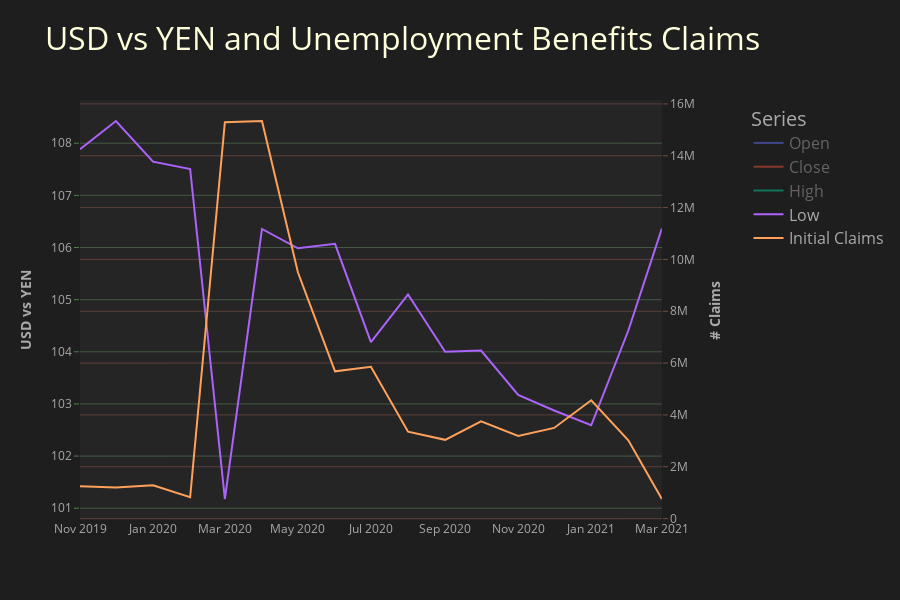

The code cell stored with this chart in its notebook:
### Markdown cell above
### Adding the Trace of the External Data to the Secondary Axes

### Code cell
fig.add_trace(
    go.Scatter(
        x=df_claims_slice['dt_end_offset'],
        y=df_claims_slice['ic'],
        name='Initial Claims',
        mode='lines'
    ),
    secondary_y=True, #  This tells Plotly which axis we are addressing to add the trace to.
)

fig.update_layout(
    title_text='USD vs YEN and Unemployment Benefits Claims',
    legend_x=1.08,
)

fig.update_yaxes(
    secondary_y=True, #  Same here to configure aesthetics.
    title_text="<b># Claims</b>",
    title_font_color='rgb(169, 169, 169)',

    showgrid=True,
    zeroline=False,

    gridcolor='rgba(214, 120, 101, 0.3)',
    ticks='outside',
    tickcolor='rgba(214, 120, 101, 0.5)',
    tickfont_color='rgb(169, 169, 169)',
)

fig.show()

### Figure 1 — Plotly figure (JSON) as saved in the notebook; plotly's stock layout.template omitted (floating-point values rounded to 4 significant figures)
{"data": [{"mode": "lines", "name": "Open", "type": "scatter", "visible": "legendonly", "x": ["2019-11-01T00:00:00", "2019-12-01T00:00:00", "2020-01-01T00:00:00", "2020-02-01T00:00:00", "2020-03-01T00:00:00", "2020-04-01T00:00:00", "2020-05-01T00:00:00", "2020-06-01T00:00:00", "2020-07-01T00:00:00", "2020-08-01T00:00:00", "2020-09-01T00:00:00", "2020-10-01T00:00:00", "2020-11-01T00:00:00", "2020-12-01T00:00:00", "2021-01-01T00:00:00", "2021-02-01T00:00:00", "2021-03-01T00:00:00"], "y": [108.0, 109.5, 108.7, 108.4, 107.5, 107.5, 107.1, 107.7, 107.9, 105.8, 105.9, 105.5, 104.5, 104.3, 103.1, 104.8, 106.5]}, {"mode": "lines", "name": "Close", "type": "scatter", "visible": "legendonly", "x": ["2019-11-01T00:00:00", "2019-12-01T00:00:00", "2020-01-01T00:00:00", "2020-02-01T00:00:00", "2020-03-01T00:00:00", "2020-04-01T00:00:00", "2020-05-01T00:00:00", "2020-06-01T00:00:00", "2020-07-01T00:00:00", "2020-08-01T00:00:00", "2020-09-01T00:00:00", "2020-10-01T00:00:00", "2020-11-01T00:00:00", "2020-12-01T00:00:00", "2021-01-01T00:00:00", "2021-02-01T00:00:00", "2021-03-01T00:00:00"], "y": [109.5, 108.7, 108.3, 108.1, 107.5, 107.1, 107.8, 107.9, 105.9, 105.9, 105.4, 104.7, 104.3, 103.3, 104.7, 106.6, 110.3]}, {"mode": "lines", "name": "High", "type": "scatter", "visible": "legendonly", "x": ["2019-11-01T00:00:00", "2019-12-01T00:00:00", "2020-01-01T00:00:00", "2020-02-01T00:00:00", "2020-03-01T00:00:00", "2020-04-01T00:00:00", "2020-05-01T00:00:00", "2020-06-01T00:00:00", "2020-07-01T00:00:00", "2020-08-01T00:00:00", "2020-09-01T00:00:00", "2020-10-01T00:00:00", "2020-11-01T00:00:00", "2020-12-01T00:00:00", "2021-01-01T00:00:00", "2021-02-01T00:00:00", "2021-03-01T00:00:00"], "y": [109.7, 109.7, 110.3, 112.2, 111.7, 109.4, 108.1, 109.8, 108.2, 107.0, 106.5, 106.1, 105.7, 104.8, 104.9, 106.7, 110.4]}, {"mode": "lines", "name": "Low", "type": "scatter", "visible": true, "x": ["2019-11-01T00:00:00", "2019-12-01T00:00:00", "2020-01-01T00:00:00", "2020-02-01T00:00:00", "2020-03-01T00:00:00", "2020-04-01T00:00:00", "2020-05-01T00:00:00", "2020-06-01T00:00:00", "2020-07-01T00:00:00", "2020-08-01T00:00:00", "2020-09-01T00:00:00", "2020-10-01T00:00:00", "2020-11-01T00:00:00", "2020-12-01T00:00:00", "2021-01-01T00:00:00", "2021-02-01T00:00:00", "2021-03-01T00:00:00"], "y": [107.9, 108.4, 107.6, 107.5, 101.2, 106.4, 106.0, 106.1, 104.2, 105.1, 104.0, 104.0, 103.2, 102.9, 102.6, 104.4, 106.4]}, {"mode": "lines", "name": "Initial Claims", "type": "scatter", "x": ["2019-11-01T00:00:00", "2019-12-01T00:00:00", "2020-01-01T00:00:00", "2020-02-01T00:00:00", "2020-03-01T00:00:00", "2020-04-01T00:00:00", "2020-05-01T00:00:00", "2020-06-01T00:00:00", "2020-07-01T00:00:00", "2020-08-01T00:00:00", "2020-09-01T00:00:00", "2020-10-01T00:00:00", "2020-11-01T00:00:00", "2020-12-01T00:00:00", "2021-01-01T00:00:00", "2021-02-01T00:00:00", "2021-03-01T00:00:00"], "xaxis": "x", "y": [1251564, 1203863, 1288679, 822927, 15295555, 15341344, 9503121, 5681192, 5860264, 3353848, 3038049, 3748472, 3187648, 3497685, 4565467, 3022965, 755646], "yaxis": "y2"}], "layout": {"height": 600, "legend": {"font": {"color": "rgb(169, 169, 169)", "size": 16}, "title": {"font": {"color": "rgb(169, 169, 169)", "size": 20}, "text": "Series"}, "x": 1.08}, "paper_bgcolor": "rgb(30, 30, 30)", "plot_bgcolor": "rgb(37, 37, 38)", "title": {"font": {"color": "rgb(255, 255, 219)", "size": 32}, "text": "USD vs YEN and Unemployment Benefits Claims"}, "width": 900, "xaxis": {"anchor": "y", "domain": [0, 0.94], "showgrid": false, "tickfont": {"color": "rgb(169, 169, 169)"}}, "yaxis": {"anchor": "x", "domain": [0, 1], "gridcolor": "rgba(137, 209, 133, 0.3)", "tickcolor": "rgba(137, 209, 133, 0.5)", "tickfont": {"color": "rgb(169, 169, 169)"}, "ticks": "outside", "title": {"font": {"color": "rgb(169, 169, 169)"}, "text": "<b>USD vs YEN</b>"}}, "yaxis2": {"anchor": "x", "gridcolor": "rgba(214, 120, 101, 0.3)", "overlaying": "y", "showgrid": true, "side": "right", "tickcolor": "rgba(214, 120, 101, 0.5)", "tickfont": {"color": "rgb(169, 169, 169)"}, "ticks": "outside", "title": {"font": {"color": "rgb(169, 169, 169)"}, "text": "<b># Claims</b>"}, "zeroline": false}}}
